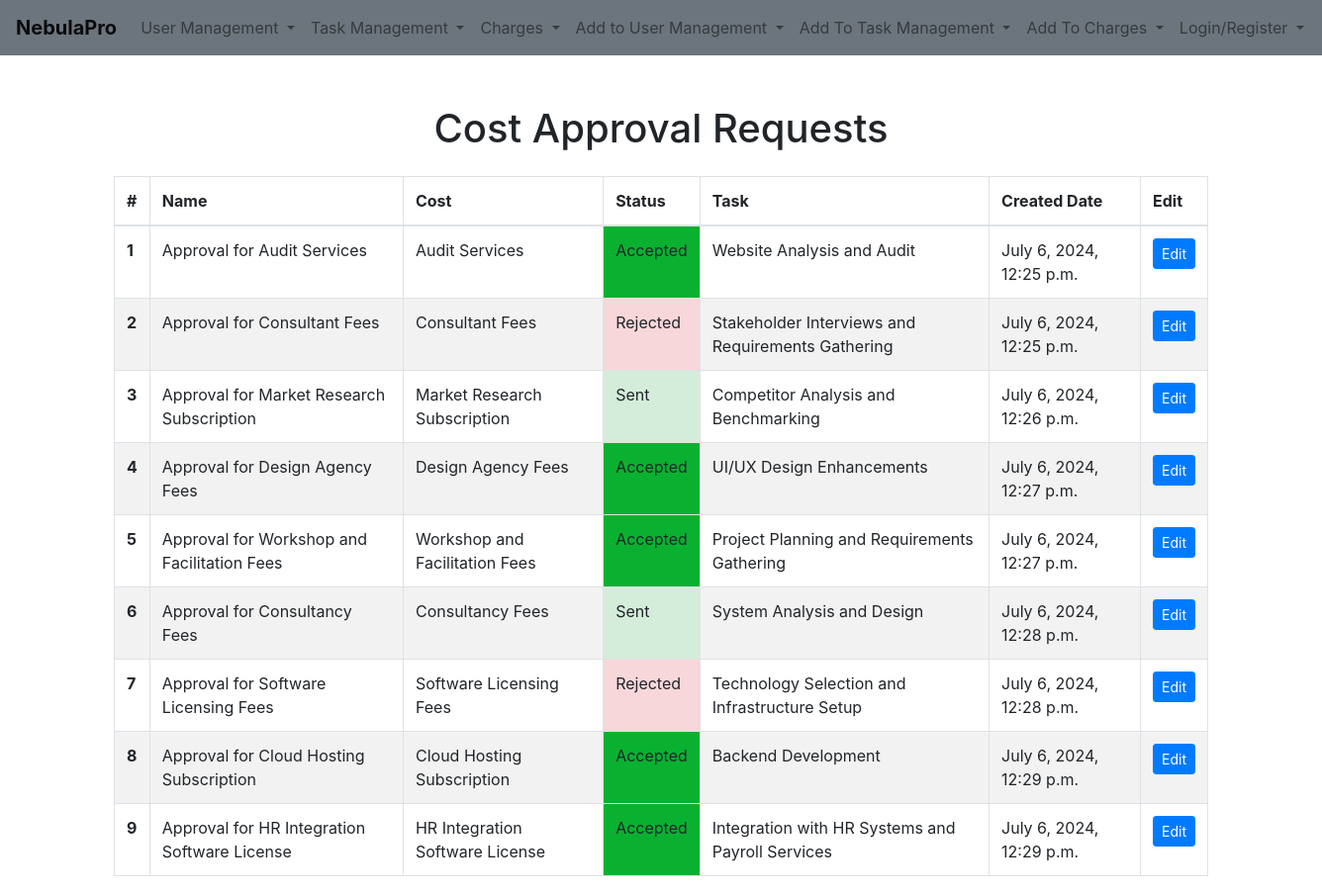
The page /cost-approval-requests/ on the database as committed earlier.
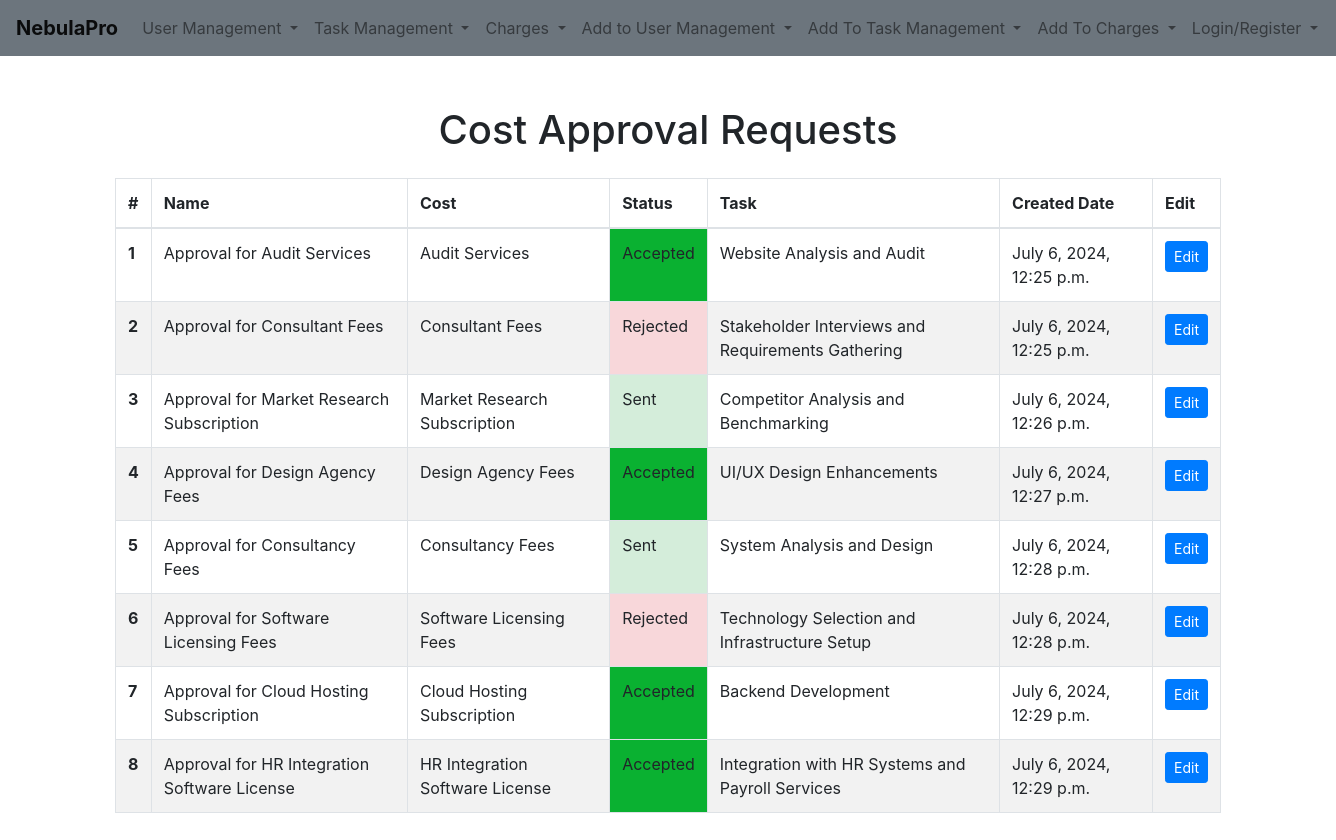
The same page on the database as committed later.
### charges/models.py (models this page shows, shortened)
class CostApprovalRequest(models.Model):
    name = models.CharField(max_length=225)
    cost = models.ForeignKey(Cost, null = False, on_delete=models.CASCADE)
    status = models.CharField(max_length=225, choices=COST_APPROVAL_REQUEST_STATUS_CHOICES, default = 'draft')
    task = models.ForeignKey(Task, null = False, on_delete=models.CASCADE)
    created_date = models.DateTimeField(auto_now_add=True)

class Cost(models.Model):
    name = models.CharField(max_length=225)
    amount = models.DecimalField(max_digits=10, decimal_places=2)
    client = models.ForeignKey(Client, null = False, on_delete=models.CASCADE)
    task = models.ForeignKey(Task, null = False, on_delete=models.CASCADE)
    description = models.TextField()
    project = models.ForeignKey(Project, null = False, on_delete=models.CASCADE)
    status = models.CharField(max_length=225, choices=COST_STATUS_CHOICES, default = 'requested')
    created_date = models.DateTimeField(auto_now_add=True)
    def __str__(self):
        return self.name

### task_management/models.py (models this page shows)
class Task(models.Model):
    title = models.CharField(max_length=225)
    project = models.ForeignKey(Project, null = True, on_delete=models.CASCADE)
    status = models.CharField(max_length=225, choices=TASK_STATUS_CHOICES, default = 'back_log')
    reporter = models.ForeignKey(User, related_name='reported_tasks', null = True, on_delete=models.SET_NULL)
    assignee = models.ForeignKey(User, related_name='assigned_tasks', null = True, on_delete=models.SET_NULL)
    created_date = models.DateTimeField(auto_now_add=True)
    deadline_date = models.DateField()
    last_modified_date = models.DateTimeField()
    last_modified_by = models.ForeignKey(User, related_name='modified_tasks', null = True, on_delete=models.SET_NULL)
    def __str__(self):
        return self.title

### charges/views.py (the view)
# urls.py: path('cost-approval-requests/', CostApprovalRequestsView.as_view(), name='cost-approval-requests-list'),
class CostApprovalRequestsView(ListView):
    model = CostApprovalRequest
    template_name = 'lists/cost_approval_requests.html'
    context_object_name = 'cost_approval_requests'

### charges/templates/lists/cost_approval_requests.html (shortened to what this page needs)
{% extends 'base.html' %}
{% load static %}
{% block extra_css %}
<link rel="stylesheet" href="{% static 'css/charges/cost_approval_requests.css' %}">
{% endblock %}
{% block content %}
    <div class="container table-container">
        <div class="table-responsive">
            <h1 class="text-center mb-4">Cost Approval Requests</h1>
            <table class="table table-bordered table-striped">
                <thead>
                    <tr>
                        <th scope="col">#</th>
                        <th scope="col">Name</th>
                        <th scope="col">Cost</th>
                        <th scope="col">Status</th>
                        <th scope="col">Task</th>
                        <th scope="col">Created Date</th>
                        <th scope="col">Edit</th>
                    </tr>
                </thead>
                <tbody>
                    {% for request in cost_approval_requests %}
                    <tr class="{% cycle 'table-striped-row-grey' 'table-striped-row-white' %}">
                        <th scope="row">{{ forloop.counter }}</th>
                        <td>{{ request.name }}</td>
                        <td>{{ request.cost }}</td>
                        <td id="status-{{ request.status }}">{{ request.get_status_display }}</td>
                        <td>{{ request.task }}</td>
                        <td>{{ request.created_date }}</td>
                        <td><a href="{% url 'edit_cost_approval_request' request.id %}" class="btn btn-primary btn-sm">Edit</a></td>
                    </tr>
                    {% endfor %}
                </tbody>
            </table>
        </div>
    </div>
{% endblock %}

Rows that differ between the two databases and show on the page:
removed CostApprovalRequest: name "Approval for Workshop and Facilitation Fees", cost "Workshop and Facilitation Fees", status "Accepted", task "Project Planning and Requirements Gathering", created_date "July 6, 2024, 12:27 p.m."
